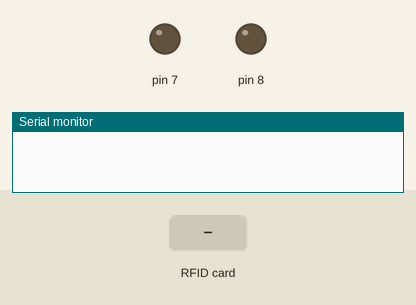
Simulated run of this sketch. Board: Arduino Uno, built with avr-gcc and run on an emulated ATmega328P. Shown: output pins drawn as LEDs (lit = HIGH), the last lines printed to the serial monitor. The inputs (shaded band) are chosen by the test bench. Pins used as bus, display or sensor lines are not drawn.

Above: at 1.2 s.
1.3 s: RFID card A6 4A 76 AC held to the reader
At 1.8 s:
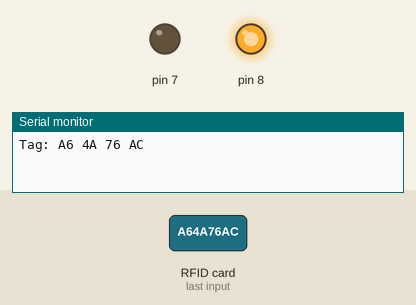
2.8 s: RFID card 5E 7A 19 C4 held to the reader
At 5.5 s:
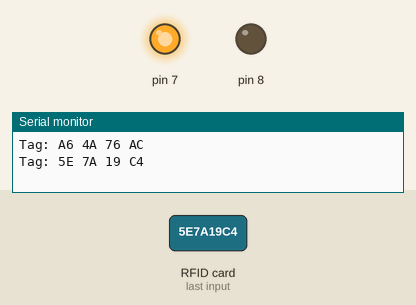
Timing chart, 0 to 8.8 s (numbered marks = the images above; inputs shaded):
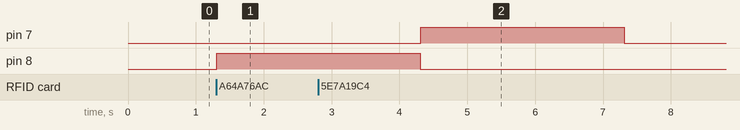

Measured:
- after the input at 1.3 s, pin 8: LOW → HIGH at once
- after the input at 2.8 s, pin 7: LOW → HIGH after 1.5 s, → LOW 3.0 s later

The sketch:

rfid_light.ino
```cpp
#include <SPI.h>
#include <MFRC522.h>

MFRC522 mfrc522(10, 9);

void setup()
{
Serial.begin(9600);
SPI.begin();
mfrc522.PCD_Init();
pinMode(8, OUTPUT);
pinMode(7, OUTPUT);
}
void loop()
{
//here we have to wait for the card, when it is near to the sensor
if ( ! mfrc522.PICC_IsNewCardPresent()){
return;
}
//we can read it's value
if ( ! mfrc522.PICC_ReadCardSerial()) {
return;
}

Serial.print("Tag:");
String content= "";
for (byte i = 0; i < mfrc522.uid.size; i++) {
Serial.print(mfrc522.uid.uidByte[i] < 0x10 ? " 0" : " ");
Serial.print(mfrc522.uid.uidByte[i], HEX);
content.concat(String(mfrc522.uid.uidByte[i] < 0x10 ? " 0" : " "));
content.concat(String(mfrc522.uid.uidByte[i], HEX));
}
content.toUpperCase();
content = content.substring(1);
if(content == "A6 4A 76 AC"){
digitalWrite(8, HIGH);
delay(3000);
digitalWrite(8, LOW);
}else{
digitalWrite(7, HIGH);
delay(3000);
digitalWrite(7, LOW);
}
Serial.println();
}
```
